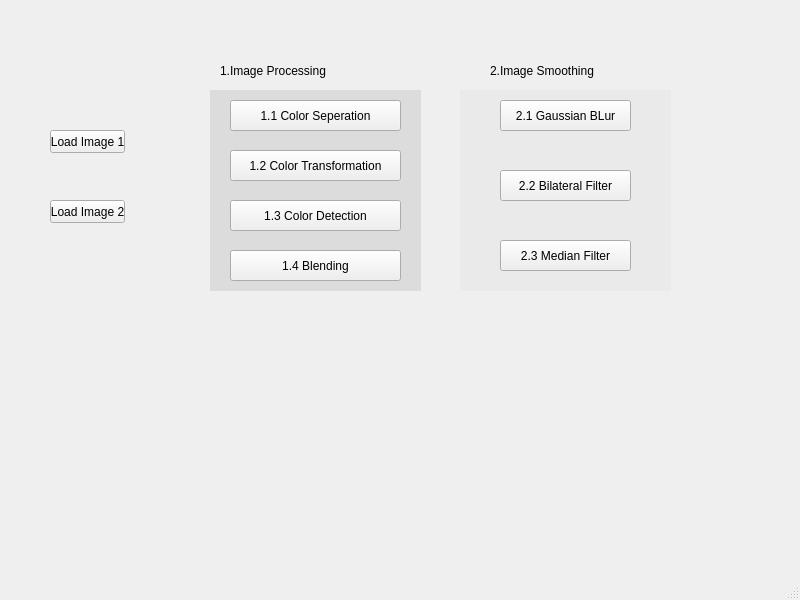
<?xml version="1.0" encoding="UTF-8"?>
<ui version="4.0">
 <class>MainWindow</class>
 <widget class="QMainWindow" name="MainWindow">
  <property name="geometry">
   <rect>
    <x>0</x>
    <y>0</y>
    <width>800</width>
    <height>600</height>
   </rect>
  </property>
  <property name="windowTitle">
   <string>MainWindow</string>
  </property>
  <widget class="QWidget" name="centralwidget">
   <widget class="QPushButton" name="loadButton1">
    <property name="geometry">
     <rect>
      <x>50</x>
      <y>130</y>
      <width>75</width>
      <height>23</height>
     </rect>
    </property>
    <property name="text">
     <string>Load Image 1</string>
    </property>
   </widget>
   <widget class="QPushButton" name="loadButton2">
    <property name="geometry">
     <rect>
      <x>50</x>
      <y>200</y>
      <width>75</width>
      <height>23</height>
     </rect>
    </property>
    <property name="text">
     <string>Load Image 2</string>
    </property>
   </widget>
   <widget class="QPushButton" name="colorSepBtn">
    <property name="geometry">
     <rect>
      <x>230</x>
      <y>100</y>
      <width>171</width>
      <height>31</height>
     </rect>
    </property>
    <property name="text">
     <string>1.1 Color Seperation</string>
    </property>
   </widget>
   <widget class="QPushButton" name="colorTranBtn">
    <property name="geometry">
     <rect>
      <x>230</x>
      <y>150</y>
      <width>171</width>
      <height>31</height>
     </rect>
    </property>
    <property name="text">
     <string>1.2 Color Transformation</string>
    </property>
   </widget>
   <widget class="QPushButton" name="colorDetBtn">
    <property name="geometry">
     <rect>
      <x>230</x>
      <y>200</y>
      <width>171</width>
      <height>31</height>
     </rect>
    </property>
    <property name="text">
     <string>1.3 Color Detection</string>
    </property>
   </widget>
   <widget class="QPushButton" name="blendBtn">
    <property name="geometry">
     <rect>
      <x>230</x>
      <y>250</y>
      <width>171</width>
      <height>31</height>
     </rect>
    </property>
    <property name="text">
     <string>1.4 Blending</string>
    </property>
   </widget>
   <widget class="QPushButton" name="gaussBlur">
    <property name="geometry">
     <rect>
      <x>500</x>
      <y>100</y>
      <width>131</width>
      <height>31</height>
     </rect>
    </property>
    <property name="text">
     <string>2.1 Gaussian BLur</string>
    </property>
   </widget>
   <widget class="QPushButton" name="bilFilBtn">
    <property name="geometry">
     <rect>
      <x>500</x>
      <y>170</y>
      <width>131</width>
      <height>31</height>
     </rect>
    </property>
    <property name="text">
     <string>2.2 Bilateral Filter</string>
    </property>
   </widget>
   <widget class="QPushButton" name="medFilBtn">
    <property name="geometry">
     <rect>
      <x>500</x>
      <y>240</y>
      <width>131</width>
      <height>31</height>
     </rect>
    </property>
    <property name="text">
     <string>2.3 Median Filter</string>
    </property>
   </widget>
   <widget class="QLabel" name="label">
    <property name="geometry">
     <rect>
      <x>220</x>
      <y>60</y>
      <width>171</width>
      <height>21</height>
     </rect>
    </property>
    <property name="text">
     <string>1.Image Processing</string>
    </property>
   </widget>
   <widget class="QLabel" name="label_2">
    <property name="geometry">
     <rect>
      <x>490</x>
      <y>60</y>
      <width>211</width>
      <height>21</height>
     </rect>
    </property>
    <property name="text">
     <string>2.Image Smoothing</string>
    </property>
   </widget>
   <widget class="QLabel" name="label_3">
    <property name="geometry">
     <rect>
      <x>210</x>
      <y>90</y>
      <width>211</width>
      <height>201</height>
     </rect>
    </property>
    <property name="styleSheet">
     <string notr="true">background-color: rgb(220, 220, 220)</string>
    </property>
    <property name="text">
     <string/>
    </property>
   </widget>
   <widget class="QLabel" name="label_4">
    <property name="geometry">
     <rect>
      <x>460</x>
      <y>90</y>
      <width>211</width>
      <height>201</height>
     </rect>
    </property>
    <property name="styleSheet">
     <string notr="true">background-color:rgb(234, 234, 234);
border-color: rgb(80, 80, 80);</string>
    </property>
    <property name="text">
     <string/>
    </property>
   </widget>
   <widget class="QLabel" name="loadLabel1">
    <property name="geometry">
     <rect>
      <x>50</x>
      <y>160</y>
      <width>141</width>
      <height>21</height>
     </rect>
    </property>
    <property name="text">
     <string/>
    </property>
   </widget>
   <widget class="QLabel" name="loadLabel2">
    <property name="geometry">
     <rect>
      <x>50</x>
      <y>230</y>
      <width>141</width>
      <height>21</height>
     </rect>
    </property>
    <property name="text">
     <string/>
    </property>
   </widget>
   <zorder>label_4</zorder>
   <zorder>label_3</zorder>
   <zorder>loadButton1</zorder>
   <zorder>loadButton2</zorder>
   <zorder>colorSepBtn</zorder>
   <zorder>colorTranBtn</zorder>
   <zorder>colorDetBtn</zorder>
   <zorder>blendBtn</zorder>
   <zorder>gaussBlur</zorder>
   <zorder>bilFilBtn</zorder>
   <zorder>medFilBtn</zorder>
   <zorder>label</zorder>
   <zorder>label_2</zorder>
   <zorder>loadLabel1</zorder>
   <zorder>loadLabel2</zorder>
  </widget>
  <widget class="QMenuBar" name="menubar">
   <property name="geometry">
    <rect>
     <x>0</x>
     <y>0</y>
     <width>800</width>
     <height>21</height>
    </rect>
   </property>
  </widget>
  <widget class="QStatusBar" name="statusbar"/>
 </widget>
 <resources/>
 <connections/>
</ui>
